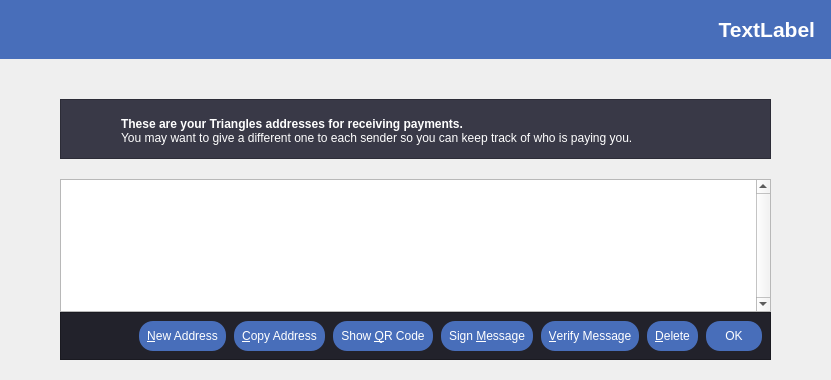
<?xml version="1.0" encoding="UTF-8"?>
<ui version="4.0">
 <class>AddressBookPage</class>
 <widget class="QWidget" name="AddressBookPage">
  <property name="geometry">
   <rect>
    <x>0</x>
    <y>0</y>
    <width>831</width>
    <height>380</height>
   </rect>
  </property>
  <property name="windowTitle">
   <string>Address Book</string>
  </property>
  <layout class="QVBoxLayout" name="verticalLayout">
   <property name="spacing">
    <number>0</number>
   </property>
   <property name="leftMargin">
    <number>0</number>
   </property>
   <property name="topMargin">
    <number>0</number>
   </property>
   <property name="rightMargin">
    <number>0</number>
   </property>
   <property name="bottomMargin">
    <number>0</number>
   </property>
   <item>
    <widget class="QLabel" name="pageTitle">
     <property name="minimumSize">
      <size>
       <width>0</width>
       <height>59</height>
      </size>
     </property>
     <property name="font">
      <font>
       <pointsize>16</pointsize>
       <weight>75</weight>
       <bold>true</bold>
      </font>
     </property>
     <property name="styleSheet">
      <string notr="true">background-color: #486EBA; color: white;padding-right: 10px;</string>
     </property>
     <property name="text">
      <string>TextLabel</string>
     </property>
     <property name="alignment">
      <set>Qt::AlignRight|Qt::AlignTrailing|Qt::AlignVCenter</set>
     </property>
    </widget>
   </item>
   <item>
    <spacer name="verticalSpacer">
     <property name="orientation">
      <enum>Qt::Vertical</enum>
     </property>
     <property name="sizeType">
      <enum>QSizePolicy::Fixed</enum>
     </property>
     <property name="sizeHint" stdset="0">
      <size>
       <width>20</width>
       <height>40</height>
      </size>
     </property>
    </spacer>
   </item>
   <item>
    <layout class="QHBoxLayout" name="horizontalLayout_2">
     <property name="spacing">
      <number>0</number>
     </property>
     <property name="leftMargin">
      <number>0</number>
     </property>
     <property name="rightMargin">
      <number>0</number>
     </property>
     <property name="bottomMargin">
      <number>0</number>
     </property>
     <item>
      <spacer name="horizontalSpacer_2">
       <property name="orientation">
        <enum>Qt::Horizontal</enum>
       </property>
       <property name="sizeType">
        <enum>QSizePolicy::Fixed</enum>
       </property>
       <property name="sizeHint" stdset="0">
        <size>
         <width>60</width>
         <height>20</height>
        </size>
       </property>
      </spacer>
     </item>
     <item>
      <layout class="QVBoxLayout" name="verticalLayout_2">
       <property name="spacing">
        <number>0</number>
       </property>
       <property name="topMargin">
        <number>0</number>
       </property>
       <property name="bottomMargin">
        <number>0</number>
       </property>
       <item>
        <widget class="QFrame" name="frameExplanation">
         <property name="minimumSize">
          <size>
           <width>0</width>
           <height>60</height>
          </size>
         </property>
         <property name="styleSheet">
          <string notr="true">background-color: #393947;</string>
         </property>
         <property name="frameShape">
          <enum>QFrame::StyledPanel</enum>
         </property>
         <property name="frameShadow">
          <enum>QFrame::Raised</enum>
         </property>
         <layout class="QHBoxLayout" name="horizontalLayout_4">
          <property name="spacing">
           <number>0</number>
          </property>
          <property name="leftMargin">
           <number>0</number>
          </property>
          <property name="topMargin">
           <number>0</number>
          </property>
          <property name="rightMargin">
           <number>0</number>
          </property>
          <property name="bottomMargin">
           <number>0</number>
          </property>
          <item>
           <layout class="QHBoxLayout" name="horizontalLayout_3">
            <property name="spacing">
             <number>0</number>
            </property>
            <property name="leftMargin">
             <number>10</number>
            </property>
            <property name="topMargin">
             <number>6</number>
            </property>
            <property name="rightMargin">
             <number>0</number>
            </property>
            <property name="bottomMargin">
             <number>6</number>
            </property>
            <item>
             <widget class="QPushButton" name="informationPushButton">
              <property name="sizePolicy">
               <sizepolicy hsizetype="Minimum" vsizetype="Fixed">
                <horstretch>40</horstretch>
                <verstretch>40</verstretch>
               </sizepolicy>
              </property>
              <property name="minimumSize">
               <size>
                <width>40</width>
                <height>40</height>
               </size>
              </property>
              <property name="maximumSize">
               <size>
                <width>40</width>
                <height>40</height>
               </size>
              </property>
              <property name="styleSheet">
               <string notr="true">background-color: #393947; border: none;</string>
              </property>
              <property name="text">
               <string/>
              </property>
              <property name="icon">
               <iconset resource="../bitcoin.qrc">
                <normaloff>:/icons/information</normaloff>
                <normalon>:/icons/information</normalon>:/icons/information</iconset>
              </property>
              <property name="iconSize">
               <size>
                <width>32</width>
                <height>32</height>
               </size>
              </property>
             </widget>
            </item>
            <item>
             <layout class="QVBoxLayout" name="verticalLayout_3">
              <property name="spacing">
               <number>0</number>
              </property>
              <property name="leftMargin">
               <number>10</number>
              </property>
              <property name="topMargin">
               <number>4</number>
              </property>
              <property name="bottomMargin">
               <number>0</number>
              </property>
              <item>
               <widget class="QLabel" name="labelExplanation1">
                <property name="font">
                 <font>
                  <pointsize>9</pointsize>
                  <weight>75</weight>
                  <bold>true</bold>
                 </font>
                </property>
                <property name="styleSheet">
                 <string notr="true">color: white; font-weight: bold;</string>
                </property>
                <property name="text">
                 <string>These are your Triangles addresses for receiving payments.</string>
                </property>
                <property name="textFormat">
                 <enum>Qt::PlainText</enum>
                </property>
                <property name="alignment">
                 <set>Qt::AlignBottom|Qt::AlignLeading|Qt::AlignLeft</set>
                </property>
                <property name="wordWrap">
                 <bool>true</bool>
                </property>
               </widget>
              </item>
              <item>
               <widget class="QLabel" name="labelExplanation2">
                <property name="font">
                 <font>
                  <pointsize>9</pointsize>
                 </font>
                </property>
                <property name="styleSheet">
                 <string notr="true">color: white;</string>
                </property>
                <property name="text">
                 <string>You may want to give a different one to each sender so you can keep track of who is paying you.</string>
                </property>
                <property name="alignment">
                 <set>Qt::AlignLeading|Qt::AlignLeft|Qt::AlignTop</set>
                </property>
               </widget>
              </item>
             </layout>
            </item>
           </layout>
          </item>
         </layout>
        </widget>
       </item>
       <item>
        <spacer name="verticalSpacer_3">
         <property name="orientation">
          <enum>Qt::Vertical</enum>
         </property>
         <property name="sizeType">
          <enum>QSizePolicy::Fixed</enum>
         </property>
         <property name="sizeHint" stdset="0">
          <size>
           <width>20</width>
           <height>20</height>
          </size>
         </property>
        </spacer>
       </item>
       <item>
        <widget class="QTableView" name="tableView">
         <property name="contextMenuPolicy">
          <enum>Qt::CustomContextMenu</enum>
         </property>
         <property name="toolTip">
          <string>Double-click to edit address or label</string>
         </property>
         <property name="verticalScrollBarPolicy">
          <enum>Qt::ScrollBarAlwaysOn</enum>
         </property>
         <property name="tabKeyNavigation">
          <bool>false</bool>
         </property>
         <property name="alternatingRowColors">
          <bool>true</bool>
         </property>
         <property name="selectionMode">
          <enum>QAbstractItemView::SingleSelection</enum>
         </property>
         <property name="selectionBehavior">
          <enum>QAbstractItemView::SelectRows</enum>
         </property>
         <property name="sortingEnabled">
          <bool>true</bool>
         </property>
         <attribute name="verticalHeaderVisible">
          <bool>false</bool>
         </attribute>
        </widget>
       </item>
       <item>
        <layout class="QHBoxLayout" name="horizontalLayout">
         <property name="spacing">
          <number>0</number>
         </property>
        </layout>
       </item>
       <item>
        <widget class="QFrame" name="secondaryMenuFrame">
         <property name="styleSheet">
          <string notr="true">background-color: #22222B; padding: 8px;</string>
         </property>
         <property name="frameShape">
          <enum>QFrame::StyledPanel</enum>
         </property>
         <property name="frameShadow">
          <enum>QFrame::Raised</enum>
         </property>
         <layout class="QHBoxLayout" name="horizontalLayout_6">
          <property name="spacing">
           <number>0</number>
          </property>
          <property name="leftMargin">
           <number>0</number>
          </property>
          <property name="topMargin">
           <number>0</number>
          </property>
          <property name="rightMargin">
           <number>0</number>
          </property>
          <property name="bottomMargin">
           <number>0</number>
          </property>
          <item>
           <layout class="QHBoxLayout" name="horizontalLayout_5">
            <property name="spacing">
             <number>0</number>
            </property>
            <property name="leftMargin">
             <number>0</number>
            </property>
            <property name="bottomMargin">
             <number>0</number>
            </property>
            <item>
             <spacer name="horizontalSpacer_4">
              <property name="orientation">
               <enum>Qt::Horizontal</enum>
              </property>
              <property name="sizeHint" stdset="0">
               <size>
                <width>40</width>
                <height>20</height>
               </size>
              </property>
             </spacer>
            </item>
            <item>
             <widget class="QPushButton" name="newAddressButton">
              <property name="toolTip">
               <string>Create a new address</string>
              </property>
              <property name="styleSheet">
               <string notr="true">background-color: #486EBA;
color: white;
border-radius:14px;
border-width:0px; margin-left: 8px;</string>
              </property>
              <property name="text">
               <string>&amp;New Address</string>
              </property>
             </widget>
            </item>
            <item>
             <widget class="QPushButton" name="copyToClipboard">
              <property name="toolTip">
               <string>Copy the currently selected address to the system clipboard</string>
              </property>
              <property name="styleSheet">
               <string notr="true">background-color: #486EBA;
color: white;
border-radius:14px;
border-width:0px; margin-left: 8px;</string>
              </property>
              <property name="text">
               <string>&amp;Copy Address</string>
              </property>
             </widget>
            </item>
            <item>
             <widget class="QPushButton" name="showQRCode">
              <property name="styleSheet">
               <string notr="true">background-color: #486EBA;
color: white;
border-radius:14px;
border-width:0px; margin-left: 8px;</string>
              </property>
              <property name="text">
               <string>Show &amp;QR Code</string>
              </property>
             </widget>
            </item>
            <item>
             <widget class="QPushButton" name="signMessage">
              <property name="toolTip">
               <string>Sign a message to prove you own a Triangles address</string>
              </property>
              <property name="styleSheet">
               <string notr="true">background-color: #486EBA;
color: white;
border-radius:14px;
border-width:0px; margin-left: 8px;</string>
              </property>
              <property name="text">
               <string>Sign &amp;Message</string>
              </property>
             </widget>
            </item>
            <item>
             <widget class="QPushButton" name="verifyMessage">
              <property name="toolTip">
               <string>Verify a message to ensure it was signed with a specified Triangles address</string>
              </property>
              <property name="styleSheet">
               <string notr="true">background-color: #486EBA;
color: white;
border-radius:14px;
border-width:0px; margin-left: 8px;</string>
              </property>
              <property name="text">
               <string>&amp;Verify Message</string>
              </property>
             </widget>
            </item>
            <item>
             <widget class="QPushButton" name="deleteButton">
              <property name="toolTip">
               <string>Delete the currently selected address from the list</string>
              </property>
              <property name="styleSheet">
               <string notr="true">background-color: #486EBA;
color: white;
border-radius:14px;
border-width:0px; margin-left: 8px;</string>
              </property>
              <property name="text">
               <string>&amp;Delete</string>
              </property>
             </widget>
            </item>
            <item>
             <widget class="QPushButton" name="buttonBox">
              <property name="styleSheet">
               <string notr="true">background-color: #486EBA;
color: white;
border-radius:14px;
border-width:0px; margin-left: 8px; width: 40;</string>
              </property>
              <property name="text">
               <string>OK</string>
              </property>
             </widget>
            </item>
           </layout>
          </item>
         </layout>
        </widget>
       </item>
      </layout>
     </item>
     <item>
      <spacer name="horizontalSpacer_3">
       <property name="orientation">
        <enum>Qt::Horizontal</enum>
       </property>
       <property name="sizeType">
        <enum>QSizePolicy::Fixed</enum>
       </property>
       <property name="sizeHint" stdset="0">
        <size>
         <width>60</width>
         <height>20</height>
        </size>
       </property>
      </spacer>
     </item>
    </layout>
   </item>
   <item>
    <spacer name="verticalSpacer_2">
     <property name="orientation">
      <enum>Qt::Vertical</enum>
     </property>
     <property name="sizeType">
      <enum>QSizePolicy::Fixed</enum>
     </property>
     <property name="sizeHint" stdset="0">
      <size>
       <width>20</width>
       <height>20</height>
      </size>
     </property>
    </spacer>
   </item>
  </layout>
 </widget>
 <resources>
  <include location="../bitcoin.qrc"/>
 </resources>
 <connections/>
</ui>
